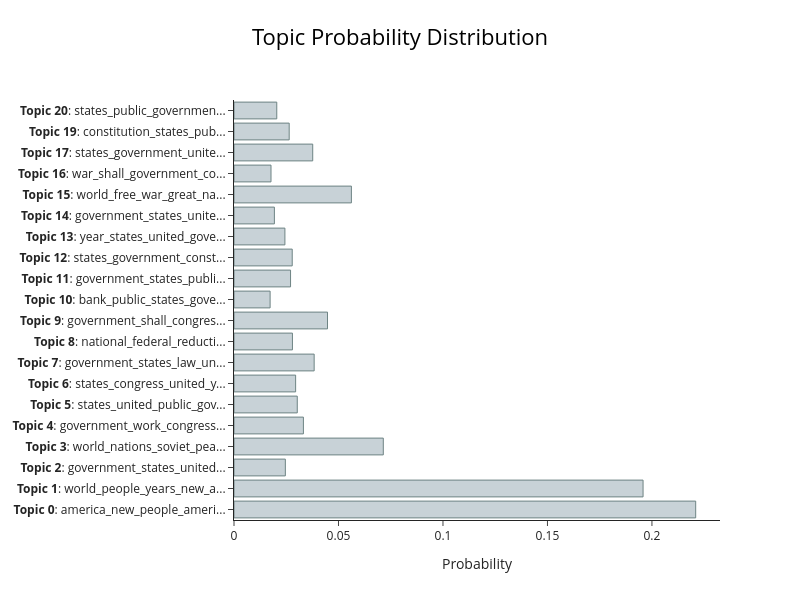

Notebook cell for this chart:
### Markdown cell above
Code: topic probability distribution for the first speech

### Code cell
# output the topic distribution for the first speech
topic_distr, _ = topic_model.approximate_distribution(docs)
first_distribution = topic_distr[0] 
fig = topic_model.visualize_distribution(first_distribution,
                                         title="Topic Probability Distribution")

fig.write_html("outputs/topic_probability_distribution.html")
fig.show()

### Figure 1 — Plotly figure (JSON) as saved in the notebook; plotly's stock layout.template omitted (floating-point values rounded to 4 significant figures)
{"data": [{"marker": {"color": "#C8D2D7", "line": {"color": "#6E8484", "width": 1}}, "orientation": "h", "type": "bar", "x": [0.2209, 0.1958, 0.02457, 0.07145, 0.03322, 0.03028, 0.02949, 0.03836, 0.02796, 0.04475, 0.01729, 0.02706, 0.02786, 0.02436, 0.01933, 0.05618, 0.01771, 0.03767, 0.02641, 0.02047], "y": ["<b>Topic 0</b>: america_new_people_ameri...", "<b>Topic 1</b>: world_people_years_new_a...", "<b>Topic 2</b>: government_states_united...", "<b>Topic 3</b>: world_nations_soviet_pea...", "<b>Topic 4</b>: government_work_congress...", "<b>Topic 5</b>: states_united_public_gov...", "<b>Topic 6</b>: states_congress_united_y...", "<b>Topic 7</b>: government_states_law_un...", "<b>Topic 8</b>: national_federal_reducti...", "<b>Topic 9</b>: government_shall_congres...", "<b>Topic 10</b>: bank_public_states_gove...", "<b>Topic 11</b>: government_states_publi...", "<b>Topic 12</b>: states_government_const...", "<b>Topic 13</b>: year_states_united_gove...", "<b>Topic 14</b>: government_states_unite...", "<b>Topic 15</b>: world_free_war_great_na...", "<b>Topic 16</b>: war_shall_government_co...", "<b>Topic 17</b>: states_government_unite...", "<b>Topic 19</b>: constitution_states_pub...", "<b>Topic 20</b>: states_public_governmen..."]}], "layout": {"height": 600, "hoverlabel": {"bgcolor": "white", "font": {"family": "Rockwell", "size": 16}}, "title": {"font": {"color": "Black", "size": 22}, "text": "Topic Probability Distribution", "x": 0.5, "xanchor": "center", "y": 0.95, "yanchor": "top"}, "width": 800, "xaxis": {"title": {"text": "Probability"}}}}
